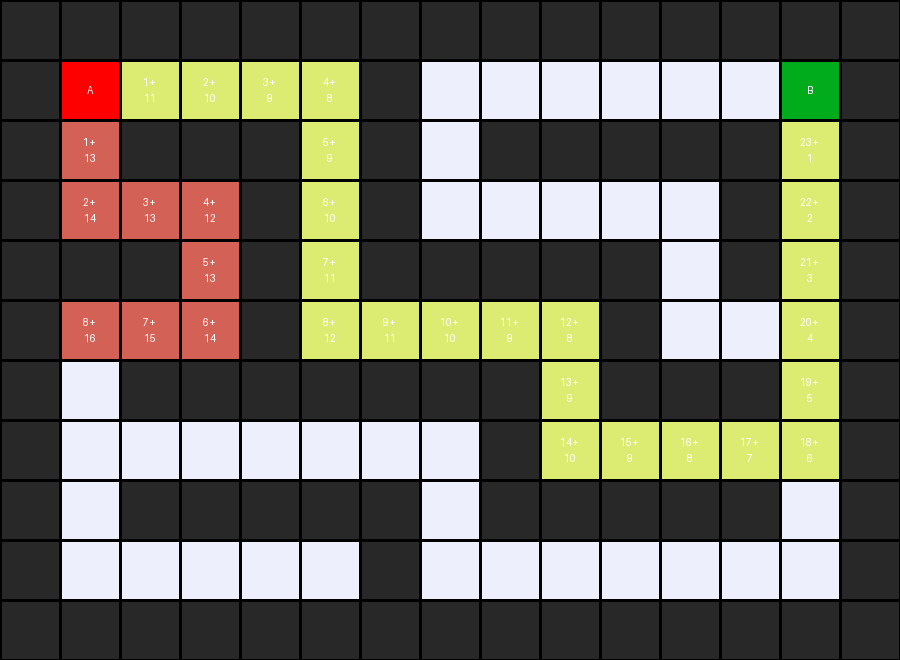

The script that saved this image:
import sys
import heapq
from PIL import Image, ImageDraw, ImageFont


# ═══════════════════════════════════════════════════════════════
# NODO
# ═══════════════════════════════════════════════════════════════

class Node:
    def __init__(self, state, parent, action, g=0, h=0):
        self.state = state
        self.parent = parent
        self.action = action
        self.g = g
        self.h = h
        self.f = g + h

    def __lt__(self, other):
        return self.f < other.f


# ═══════════════════════════════════════════════════════════════
# FRONTERAS (EXPLORADORES)
# ═══════════════════════════════════════════════════════════════

class StackFrontier:
    """LIFO - para DFS"""
    def __init__(self):
        self.frontier = []

    def add(self, node):
        self.frontier.append(node)

    def remove(self):
        node = self.frontier[-1]
        self.frontier = self.frontier[:-1]
        return node

    def empty(self):
        return len(self.frontier) == 0

    def contains_state(self, state):
        return any(node.state == state for node in self.frontier)


class QueueFrontier(StackFrontier):
    """FIFO - para BFS"""
    def remove(self):
        node = self.frontier[0]
        self.frontier = self.frontier[1:]
        return node


class GreedyFrontier(StackFrontier):
    """Greedy Best-First"""
    def remove(self):
        self.frontier.sort(key=lambda n: n.h)
        node = self.frontier[0]
        self.frontier = self.frontier[1:]
        return node


class AstarFrontier:
    """Heap - para A*"""
    def __init__(self):
        self.heap = []
        self.counter = 0

    def add(self, node):
        heapq.heappush(self.heap, (node.f, self.counter, node))
        self.counter += 1

    def remove(self):
        _, _, node = heapq.heappop(self.heap)
        return node

    def empty(self):
        return len(self.heap) == 0

    def contains_state(self, state):
        return any(n.state == state for _, _, n in self.heap)


# ═══════════════════════════════════════════════════════════════
# LABERINTO
# ═══════════════════════════════════════════════════════════════

class Maze:
    
    # ──────────────────────────────────────────────────────────
    # INICIALIZACIÓN
    # ──────────────────────────────────────────────────────────
    
    def __init__(self, filename):
        with open(filename) as f:
            contents = f.read()

        if contents.count("A") != 1:
            raise Exception("maze must have exactly one start point")
        if contents.count("B") != 1:
            raise Exception("maze must have exactly one goal")

        contents = contents.splitlines()
        self.height = len(contents)
        self.width = max(len(line) for line in contents)

        # Construir mapa de muros
        self.walls = []
        for i in range(self.height):
            row = []
            for j in range(self.width):
                try:
                    if contents[i][j] == "A":
                        self.start = (i, j)
                        row.append(False)
                    elif contents[i][j] == "B":
                        self.goal = (i, j)
                        row.append(False)
                    elif contents[i][j] == " ":
                        row.append(False)
                    else:
                        row.append(True)
                except IndexError:
                    row.append(False)
            self.walls.append(row)

        # Estado
        self.solution = None
        self.scores = {}
        self.explored = set()
        self.num_explored = 0

    # ──────────────────────────────────────────────────────────
    # UTILIDADES
    # ──────────────────────────────────────────────────────────

    def heuristic(self, state, target=None):
        """Distancia Manhattan"""
        target = target or self.goal
        return abs(state[0] - target[0]) + abs(state[1] - target[1])

    def neighbors(self, state):
        """Retorna lista de (acción, estado_vecino) válidos"""
        row, col = state
        candidates = [
            ("up",    (row - 1, col)),
            ("down",  (row + 1, col)),
            ("left",  (row, col - 1)),
            ("right", (row, col + 1))
        ]
        return [
            (action, (r, c))
            for action, (r, c) in candidates
            if 0 <= r < self.height and 0 <= c < self.width and not self.walls[r][c]
        ]

    def _set_solution(self, goal_node):
        """Reconstruir solución desde nodo objetivo"""
        actions, cells = [], []
        node = goal_node
        while node.parent is not None:
            actions.append(node.action)
            cells.append(node.state)
            node = node.parent
        actions.reverse()
        cells.reverse()
        self.solution = (actions, cells)

    # ──────────────────────────────────────────────────────────
    # ALGORITMOS DE BÚSQUEDA
    # ──────────────────────────────────────────────────────────

    def solve_bfs(self):
        """Búsqueda en anchura (FIFO)"""
        self.num_explored = 0
        frontier = QueueFrontier()
        frontier.add(Node(self.start, None, None))
        self.explored = set()

        while True:
            if frontier.empty():
                raise Exception("no solution")
            
            node = frontier.remove()
            self.num_explored += 1
            
            if node.state == self.goal:
                self._set_solution(node)
                self.scores = {}
                return
            
            self.explored.add(node.state)
            for action, state in self.neighbors(node.state):
                if not frontier.contains_state(state) and state not in self.explored:
                    frontier.add(Node(state, node, action))

    def solve_dfs(self):
        """Búsqueda en profundidad (LIFO)"""
        self.num_explored = 0
        frontier = StackFrontier()
        frontier.add(Node(self.start, None, None))
        self.explored = set()

        while True:
            if frontier.empty():
                raise Exception("no solution")
            
            node = frontier.remove()
            self.num_explored += 1
            
            if node.state == self.goal:
                self._set_solution(node)
                self.scores = {}
                return
            
            self.explored.add(node.state)
            for action, state in self.neighbors(node.state):
                if not frontier.contains_state(state) and state not in self.explored:
                    frontier.add(Node(state, node, action))

    def solve_greedy(self):
        """Greedy Best-First Search"""
        self.num_explored = 0
        frontier = GreedyFrontier()
        frontier.add(Node(self.start, None, None, g=0, h=self.heuristic(self.start)))
        explored = {}

        while True:
            if frontier.empty():
                raise Exception("no solution")
            
            node = frontier.remove()
            if node.state in explored:
                continue
            
            self.num_explored += 1
            explored[node.state] = node

            if node.state == self.goal:
                self._set_solution(node)
                self.explored = set(explored.keys())
                self.scores = {s: {"label": str(n.h)} for s, n in explored.items()}
                return

            for action, state in self.neighbors(node.state):
                if state not in explored:
                    frontier.add(Node(state, node, action, g=node.g + 1, h=self.heuristic(state)))

    def solve_astar(self):
        """A* Search"""
        self.num_explored = 0
        frontier = AstarFrontier()
        frontier.add(Node(self.start, None, None, g=0, h=self.heuristic(self.start)))

        explored = {}
        best_g = {self.start: 0}

        while True:
            if frontier.empty():
                raise Exception("no solution")

            node = frontier.remove()

            # Ignorar nodos obsoletos
            if node.g > best_g.get(node.state, float("inf")):
                continue

            if node.state in explored:
                continue

            self.num_explored += 1
            explored[node.state] = node

            if node.state == self.goal:
                self._set_solution(node)
                self.explored = set(explored.keys())
                self.scores = {s: {"label": f"{n.g}+{n.h}"} for s, n in explored.items()}
                return

            for action, state in self.neighbors(node.state):
                new_g = node.g + 1

                if new_g < best_g.get(state, float("inf")):
                    best_g[state] = new_g
                    h = self.heuristic(state)
                    frontier.add(Node(state, node, action, g=new_g, h=h))

    def solve_bigreedy(self):
        """Greedy Bidireccional"""
        self.num_explored = 0

        fwd_open = [Node(self.start, None, None, h=self.heuristic(self.start, self.goal))]
        bwd_open = [Node(self.goal, None, None, h=self.heuristic(self.goal, self.start))]
        fwd_explored = {}
        bwd_explored = {}
        meet_state = None

        def step(frontier_list, explored, other_explored, target):
            nonlocal meet_state
            if not frontier_list:
                return
            frontier_list.sort(key=lambda n: n.h)
            node = frontier_list.pop(0)
            if node.state in explored:
                return
            explored[node.state] = node
            self.num_explored += 1
            if node.state in other_explored and meet_state is None:
                meet_state = node.state
            for action, state in self.neighbors(node.state):
                if state not in explored:
                    frontier_list.append(Node(state, node, action, h=self.heuristic(state, target)))

        while (fwd_open or bwd_open) and not meet_state:
            step(fwd_open, fwd_explored, bwd_explored, self.goal)
            if meet_state:
                break
            step(bwd_open, bwd_explored, fwd_explored, self.start)

        if not meet_state:
            raise Exception("no solution")

        fwd_path = []
        cur = fwd_explored[meet_state]
        while cur:
            fwd_path.append(cur.state)
            cur = cur.parent
        fwd_path.reverse()

        bwd_path = []
        cur = bwd_explored[meet_state].parent
        while cur:
            bwd_path.append(cur.state)
            cur = cur.parent

        self.solution = ([], fwd_path + bwd_path)
        self.explored = set(fwd_explored.keys()) | set(bwd_explored.keys())

        self.scores = {}
        for s in {**fwd_explored, **bwd_explored}:
            hf = self.heuristic(s, self.goal)
            hb = self.heuristic(s, self.start)
            self.scores[s] = {"label": f"{hf}+{hb}"}

    def compute_scores_only(self, algorithm):
        """Calcula scores en todas las celdas sin resolver"""
        self.scores = {}
        self.solution = None
        self.explored = set()
        self.num_explored = 0

        for i in range(self.height):
            for j in range(self.width):
                if not self.walls[i][j]:
                    if algorithm == "greedy":
                        h = self.heuristic((i, j), self.goal)
                        self.scores[(i, j)] = {"label": str(h)}
                    elif algorithm == "bigreedy":
                        hf = self.heuristic((i, j), self.goal)
                        hb = self.heuristic((i, j), self.start)
                        self.scores[(i, j)] = {"label": f"{hf}+{hb}"}

    # ──────────────────────────────────────────────────────────
    # DISPATCHER
    # ──────────────────────────────────────────────────────────

    def solve(self, algorithm="astar"):
        """Resuelve el laberinto con el algoritmo especificado"""
        dispatchers = {
            "greedy":   self.solve_greedy,
            "astar":    self.solve_astar,
            "bigreedy": self.solve_bigreedy,
            "bfs":      self.solve_bfs,
            "dfs":      self.solve_dfs,
        }
        if algorithm not in dispatchers:
            raise Exception(f"Algoritmo desconocido: {algorithm}. "
                            f"Opciones: {list(dispatchers.keys())}")
        dispatchers[algorithm]()

    # ──────────────────────────────────────────────────────────
    # SALIDA EN TERMINAL
    # ──────────────────────────────────────────────────────────

    def print(self, show_scores=False):
        """Imprime el laberinto en terminal"""
        solution = self.solution[1] if self.solution else None
        print()
        for i, row in enumerate(self.walls):
            for j, col in enumerate(row):
                if col:
                    print("█", end="")
                elif (i, j) == self.start:
                    print("A", end="")
                elif (i, j) == self.goal:
                    print("B", end="")
                elif solution and (i, j) in solution:
                    print("*", end="")
                elif show_scores and (i, j) in self.scores:
                    label = self.scores[(i, j)]["label"]
                    print(label[-1], end="")
                else:
                    print(" ", end="")
            print()
        print()

    def print_scores(self):
        """Imprime los scores de cada celda"""
        if not self.scores:
            print("  (sin scores — BFS/DFS no calculan heurística)")
            return
        print("\n── Scores por celda ──")
        for state in sorted(self.scores):
            label = self.scores[state]["label"]
            if "+" in label:
                parts = label.split("+")
                total = sum(int(p) for p in parts)
                print(f"  {state}:  {label}  =  {total}")
            else:
                print(f"  {state}:  {label}")

    # ──────────────────────────────────────────────────────────
    # SALIDA EN IMAGEN
    # ──────────────────────────────────────────────────────────

    def output_image(self, filename, show_solution=True,
                     show_explored=False, show_scores=False):
        """Genera imagen PNG del laberinto"""
        cell_size = 60
        cell_border = 2

        img = Image.new(
            "RGBA",
            (self.width * cell_size, self.height * cell_size),
            "black"
        )
        draw = ImageDraw.Draw(img)

        try:
            font_big = ImageFont.truetype(
                "/usr/share/fonts/truetype/dejavu/DejaVuSans-Bold.ttf", 14)
            font_small = ImageFont.truetype(
                "/usr/share/fonts/truetype/dejavu/DejaVuSans.ttf", 11)
        except Exception:
            font_big = ImageFont.load_default()
            font_small = font_big

        solution = self.solution[1] if self.solution else None

        for i, row in enumerate(self.walls):
            for j, col in enumerate(row):
                # Determinar color
                if col:
                    fill = (40, 40, 40)
                elif (i, j) == self.start:
                    fill = (255, 0, 0)
                elif (i, j) == self.goal:
                    fill = (0, 171, 28)
                elif solution and show_solution and (i, j) in solution:
                    fill = (220, 235, 113)
                elif show_explored and (i, j) in self.explored:
                    fill = (212, 97, 85)
                else:
                    fill = (237, 240, 252)

                # Dibujar celda
                x0 = j * cell_size + cell_border
                y0 = i * cell_size + cell_border
                x1 = (j + 1) * cell_size - cell_border
                y1 = (i + 1) * cell_size - cell_border
                draw.rectangle([(x0, y0), (x1, y1)], fill=fill)

                cx = j * cell_size + cell_size // 2
                cy = i * cell_size + cell_size // 2

                # Etiqueta A / B
                if (i, j) == self.start:
                    draw.text((cx, cy), "A", fill=(255, 255, 255),
                              font=font_big, anchor="mm")
                elif (i, j) == self.goal:
                    draw.text((cx, cy), "B", fill=(255, 255, 255),
                              font=font_big, anchor="mm")

                # Scores
                elif show_scores and not col and (i, j) in self.scores:
                    label = self.scores[(i, j)]["label"]
                    text_color = (60, 60, 60) if fill == (237, 240, 252) else (255, 255, 255)

                    if "+" in label:
                        parts = label.split("+")
                        draw.text((cx, cy - 8), parts[0] + "+",
                                  fill=text_color, font=font_small, anchor="mm")
                        draw.text((cx, cy + 8), parts[1],
                                  fill=text_color, font=font_small, anchor="mm")
                    else:
                        draw.text((cx, cy), label,
                                  fill=text_color, font=font_big, anchor="mm")

        img.save(filename)
        print(f"  Imagen guardada: {filename}")


# ═══════════════════════════════════════════════════════════════
# MAIN
# ═══════════════════════════════════════════════════════════════

if __name__ == "__main__":
    if len(sys.argv) < 2:
        sys.exit("Usage: python maze.py maze.txt [greedy|astar|bigreedy|bfs|dfs]")

    algorithm = sys.argv[2] if len(sys.argv) >= 3 else "astar"

    m = Maze(sys.argv[1])

    print("Maze:")
    m.print()

    # Greedy y bigreedy → solo mostrar números
    if algorithm in ("greedy", "bigreedy"):
        print(f"\nModo visualización: {algorithm.upper()}")
        print("(se calculan los números en todas las celdas, sin buscar solución)\n")
        m.compute_scores_only(algorithm)
        m.print_scores()
        m.output_image("maze.png", show_explored=False, show_scores=True)

    # Astar, BFS, DFS → buscar solución
    else:
        print(f"Solving with: {algorithm.upper()}...")
        m.solve(algorithm=algorithm)
        print(f"States Explored: {m.num_explored}")
        print(f"Solution length: {len(m.solution[1]) if m.solution else 0} steps")
        print("\nSolution:")
        m.print()
        m.print_scores()
        print("\nGenerating image...")
        m.output_image("maze.png", show_explored=True, show_scores=True)
